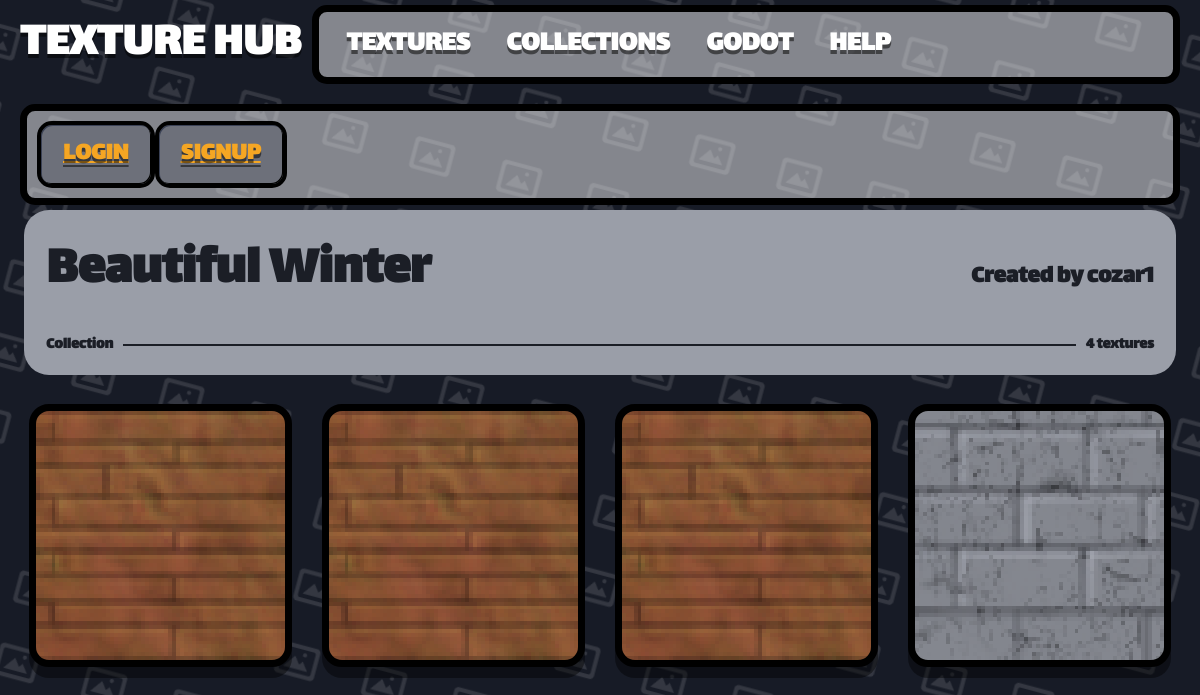
Page /collection/2 on the committed database.
### app.py (models this page shows)
class Collection(db.Model):
    __tablename__ = 'Collection'
    collection_id = db.Column(db.Integer, primary_key=True)
    collection_name = db.Column(db.String(80), unique=True, nullable=False)
    collection_user_id = db.Column(db.String(120), nullable=False)
    collection_rating = db.Column(db.Integer, default=0)

class User(db.Model):
    __tablename__ = 'User'
    user_id = db.Column(db.Integer, primary_key=True)
    user_name = db.Column(db.String(80), unique=True, nullable=False)
    user_password = db.Column(db.String(120), nullable=False)
    user_rating = db.Column(db.Integer, default=0)

class Texture(db.Model):
    __tablename__ = 'Texture'
    texture_id = db.Column(db.Integer, primary_key=True)
    texture_name = db.Column(db.String(80), unique=True, nullable=False)
    texture_address = db.Column(db.String(120), nullable=False)
    texture_user_id = db.Column(db.Integer, default=0)
    texture_tags = db.Column(db.String(200), nullable=True)

### app.py (the view)
@app.route('/collection/<_collection_id>', methods=['GET', 'POST'])
def collection(_collection_id):
    user = get_current_user()
    collection = Collection.query.filter_by(collection_id = _collection_id).one()
    collection_user = User.query.filter_by(user_id = collection.collection_user_id).one()
    texture_ids = Texture_Collection.query.filter_by(collection_id = collection.collection_id).all()
    textures = [Texture.query.filter_by(texture_id = tc.texture_id).one() for tc in texture_ids]
    return render_template('collection.html', user=user, collection=collection, collection_user=collection_user, textures=textures)

### app.py (called while the page is built)
def get_current_user():
    user_id = session.get('user_id')
    if user_id is None:
        return None
    return User.query.get(user_id)

@app.template_filter('texture_url')
def texture_image_url(address):
    if not address:
        return DEFAULT_TEXTURE_URL
    addr = str(address).strip().replace('\\', '/')
    if addr.startswith('/static/images/'):
        rel = addr[len('/static/images/') :]
    elif addr.startswith('static/images/'):
        rel = addr[len('static/images/') :]
    else:
        rel = os.path.basename(addr)
    rel = os.path.basename(rel)
    if not rel or rel.startswith('.'):
        return DEFAULT_TEXTURE_URL
    full = os.path.join(STATIC_IMAGES_DIR, rel)
    if os.path.isfile(full):
        return f'/static/images/{rel}'
    return DEFAULT_TEXTURE_URL

### templates/collection.html (shortened to what this page needs)
{% extends "template.html" %}
{% block content %}
<div class="th-detail-panel">
    <div class="th-detail-title-row">
        <h1 class="th-detail-title">{{ collection.collection_name }}</h1>
        <div class="th-detail-author">Created by {{ collection_user.user_name }}</div>
    </div>
    <div class="th-collection-row">
        <span class="th-stat-label">Collection</span>
        <div class="th-stat-track"></div>
        <span class="th-stat-value">{{ textures|length }} textures</span>
    </div>
</div>
<div class="th-texture-grid" style="margin-top: 24px;">
    {% for item in textures %}
        {% include "texture_template.html" %}
    {% endfor %}
</div>
{% endblock %}

### templates/texture_template.html (shortened to what this page needs)
<a href="/texture/{{ item.texture_id }}" class="item-container" style="background-image: url('{{ item.texture_address | texture_url }}'); background-size: cover; background-position: center; background-repeat: no-repeat;">
</a>

### static/style.css (style rules this page uses)
:root { --color_trans_white: #fdfdff79; --color_trans_black: #00000071; --th-bg-dark: #171b26; --th-navy: #262b3a; --th-navy-light: #3a4155; --th-navy-dark: #12151d; --th-gray: #9a9ea8; --th-gray-light: #c4c7cf; --th-gray-dark: #6d707a; --th-white: #ffffff; --th-orange: #f5a623; --th-orange-dark: #d98c12; --th-text-dark: #1b1e26; --th-border-dark: #000000; --th-radius-sm: 15px; --th-radius-md: 25px; --th-radius-lg: 35px; --th-shadow-bevel: inset 1px 1px 0 var(--th-navy-light), inset -1px -1px 0 var(--th-border-dark); --th-font: "Lalezar-Regular", "Segoe UI", "Arial", sans-serif; --th-font-size-header: 75px; --th-font-size-title: 55px; --th-font-size-text: 25px; }
* { box-sizing: border-box; }
body.th-body { position: relative; margin: 0; font-family: var(--th-font); color: var(--th-white); background-color: var(--th-bg-dark); min-height: 100vh; overflow-x: hidden; overflow-y: auto; }
body.th-body::before { content: ""; position: fixed; inset: 0; z-index: 0; pointer-events: none; top: 50%; left: 50%; width: 150vmax; height: 150vmax; transform: translate(-50%, -50%) rotate(15deg); background-image: url("/static/images/image_icon.png"); background-repeat: repeat; background-size: 90px auto; opacity: 0.12; }
.item-container { background: var(--color_trans_white); border: 7px solid var(--th-border-dark); border-radius: var(--th-radius-sm); padding: 10px 10px; margin: 5px; aspect-ratio: 1 / 1; max-width: 20rem; border-radius: 20px; background-image: linear-gradient(45deg, #b9bcc3 25%, transparent 25%), linear-gradient(-45deg, #b9bcc3 25%, transparent 25%), linear-gradient(45deg, transparent 75%, #b9bcc3 75%), linear-gradient(-45deg, transparent 75%, #b9bcc3 75%); background-size: 20px 20px; background-position: 0 0, 0 10px, 10px -10px, -10px 0; background-color: var(--th-gray-light); -webkit-box-shadow: 0px 11px 0px 0px rgba(0,0,0,0.42); box-shadow: 0px 11px 0px 0px rgba(0,0,0,0.42); image-rendering: pixelated; image-rendering: crisp-edges; transition-duration: 0.2s; }
.th-texture-grid { flex: 1; display: grid; grid-template-columns: repeat(4, 1fr); gap: 20px; }
.th-detail-panel { background: var(--th-gray); border-radius: var(--th-radius-md); padding: 18px 22px; color: var(--th-text-dark); }
.th-detail-title-row { display: flex; align-items: baseline; justify-content: space-between; }
.th-detail-title { font-size: var(--th-font-size-title); font-weight: 800; margin: 0; }
.th-detail-author { font-weight: 700; font-size: var(--th-font-size-text); }
.th-stat-label { font-weight: 800; white-space: nowrap; }
.th-stat-track { flex: 1; height: 2px; background: var(--th-text-dark); }
.th-stat-value { font-weight: 800; }
.th-collection-row { display: flex; align-items: center; gap: 10px; margin-top: 18px; }

### rows in the picture
Collection: collection_name "Beautiful Winter"
User: user_name "cozar1"
Texture: texture_address|texture_url (picture)
Texture: texture_address|texture_url (picture)

### other values in the picture
{{ textures|length }} "4"
